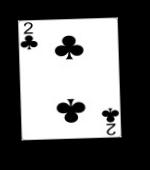
//> input picture Jungmin/C++/C2_0_57.jpg, 150 x 170 px
$ ./main   (built with g++ and OpenCV 4)
//> lines starting //> are read from the running program, lines starting //| are printed output that depends on the picture; after the words box and inside, x2 and y2 are one past the last pixel; in counts of white or black regions, pixels touching at a corner belong together
#include "opencv2/opencv.hpp"
#include <iostream>
#include <string>
#include <io.h>

using namespace cv;
using namespace std;

Mat src, dst;
Mat origin_img[52];
string origin_img_name[52];
Point2f srcQuad[4], dstQuad[4];

int preprocess_perspective();
void sort_points(Point2f rect_pts[4]);
void origin_card();
void shape_num(Mat dst);

int main()
{
	src = imread("../C2_0_57.jpg", IMREAD_GRAYSCALE);
//> src is the input picture: 170 rows x 150 cols, CV_8UC1; min 0, max 255, mean 107.4
	/*
	src = imread("", IMREAD_COLOR);
	Mat gray;
	cvtColor(img, gray, COLOR_BGR2GRAY);
	*/

	if (src.empty()) {
		cerr << "Image load failed!" <<	endl;
		return -1;
	}

	//namedWindow("image");
	//imshow("image", src);

	int a = preprocess_perspective();
	if (a == -1) {
		waitKey(0);
		destroyAllWindows();

		return 0;
	}

	imshow("dst", dst);

	origin_card();
	shape_num(dst);

	waitKey(0);
	destroyAllWindows();

	return 0;
}


int preprocess_perspective()
{
	Mat bin;
	threshold(src, bin, 100, 255, THRESH_BINARY_INV | THRESH_OTSU);
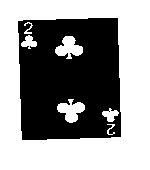
//> bin: 170 rows x 150 cols, CV_8UC1; 57.6% white; 1 black region

	vector<vector<Point>> contours;

	findContours(bin, contours, RETR_TREE, CHAIN_APPROX_SIMPLE);
//> contours = 9 contours, 2 with area under 20; largest, box (x1, y1, x2, y2) and area: (0, 0, 150, 170) 25181, (17, 17, 122, 141) 12132, (57, 99, 85, 123) 336, (55, 36, 83, 59) 335, (102, 108, 119, 122) 110, (21, 35, 37, 49) 104, (24, 22, 33, 34) 20

	//bin 소멸 가능

	RotatedRect rect_rotate;
	Point2f rect_pts[4];
	Size2f rect_wh;

	// [24 lines of commented-out code are left out]

	int i = 0;

	for (vector<Point>&pts : contours)
	{

		rect_rotate = minAreaRect(pts);
		rect_wh = rect_rotate.size;


		if ( (rect_wh.area() < 9000.)| (rect_wh.area() > 15000.))
		{
			continue;
		}

		rect_rotate.points(rect_pts);

		i += 1;
	}
//> this loop made 9 passes
//> (rect_rotate, i) on pass 2: (centre (69.2, 78.4), size (101.6, 121.7), angle -1.7, 1)
//> (rect_rotate, rect_wh) on passes 4 to 8: (centre (110, 113.5), size (13.4, 13.4), angle -45, Size(13.44, 13.44)), (centre (109, 111), size (1.4, 1.4), angle -45, Size(1.41, 1.41)), (centre (70.8, 108.2), size (23.3, 24), angle -45, Size(23.33, 24.04)), (centre (68.5, 49), size (23.3, 23.3), angle -45, Size(23.33, 23.33)), (centre (28.5, 43), size (13.4, 13.4), angle -45, Size(13.44, 13.44))
//> after the loop, i = 1

	if (i != 1)
	{
		if (i == 0)
		{
			cerr << "Cannot find Contour" << endl;
			return -1;
		}
		if (i > 1)
		{
			cerr << "too many Contours" << endl;
			return -1;
		}
	}

	sort_points(rect_pts);
	//rect_pts 소멸가능

	int w = 100;
	int h = 120;
	dstQuad[0] = Point2f(0, 0);
	dstQuad[1] = Point2f(w - 1, 0);
	dstQuad[2] = Point2f(w - 1, h - 1);
	dstQuad[3] = Point2f(0, h - 1);

	Mat pers = getPerspectiveTransform(srcQuad, dstQuad);
	warpPerspective(src, dst, pers, Size(w, h));

	return 0;
}

void sort_points(Point2f rect_pts[4])
{
	/*
	깔끔한 함수는 아니고 정렬알고리즘을 쓸까하다가
	어차피 4개의 점밖에없는거 경우의 수 나눠서 줄여보자 해서 일단 대강 짜본거
	이걸로 쓸지말지는 고민해야할문제!
	*/
	Point2f temp;

	if (rect_pts[0].y > rect_pts[1].y)
	{
		srcQuad[0] = rect_pts[1];
//> srcQuad = 4 Points (x, y): [16.61, 19.16], [0, 0], [0, 0], [0, 0]
		srcQuad[1] = rect_pts[0];
//> srcQuad = 4 Points (x, y): [16.61, 19.16], [20.3, 140.8], [0, 0], [0, 0]
	}
	else
	{
		srcQuad[0] = rect_pts[0];
		srcQuad[1] = rect_pts[1];
	}

	if (rect_pts[2].y > rect_pts[3].y)
	{
		srcQuad[2] = rect_pts[3];
		srcQuad[3] = rect_pts[2];
	}
	else
	{
		srcQuad[2] = rect_pts[2];
//> srcQuad = 4 Points (x, y): [16.61, 19.16], [20.3, 140.8], [118.1, 16.09], [0, 0]
		srcQuad[3] = rect_pts[3];
//> srcQuad = 4 Points (x, y): [16.61, 19.16], [20.3, 140.8], [118.1, 16.09], [121.8, 137.7]
	}

	if (srcQuad[1].y > srcQuad[2].y)
	{
		if (srcQuad[0].y > srcQuad[2].y)
		{
			temp = srcQuad[0];
//> temp = Point(16.61, 19.16)
			srcQuad[0] = srcQuad[2];
//> srcQuad = 4 Points (x, y): [118.1, 16.09], [20.3, 140.8], [118.1, 16.09], [121.8, 137.7]
			srcQuad[2] = temp;
//> srcQuad = 4 Points (x, y): [118.1, 16.09], [20.3, 140.8], [16.61, 19.16], [121.8, 137.7]
			if (srcQuad[2].y > srcQuad[3].y) { // 현재 2에 있는게 1에 있는 것보다 큰 값임
				temp = srcQuad[1];
				srcQuad[1] = srcQuad[3];
				srcQuad[3] = temp;
			}
			else
			{
				temp = srcQuad[1];
//> temp = Point(20.3, 140.8)
				srcQuad[1] = srcQuad[2];
//> srcQuad = 4 Points (x, y): [118.1, 16.09], [16.61, 19.16], [16.61, 19.16], [121.8, 137.7]
				srcQuad[2] = temp;
//> srcQuad = 4 Points (x, y): [118.1, 16.09], [16.61, 19.16], [20.3, 140.8], [121.8, 137.7]
				if (srcQuad[2].y > srcQuad[3].y) {
					temp = srcQuad[2];
					srcQuad[2] = srcQuad[3];
//> srcQuad = 4 Points (x, y): [118.1, 16.09], [16.61, 19.16], [121.8, 137.7], [121.8, 137.7]
					srcQuad[3] = temp;
//> srcQuad = 4 Points (x, y): [118.1, 16.09], [16.61, 19.16], [121.8, 137.7], [20.3, 140.8]
				}
			}
		}
		else
		{
			temp = srcQuad[1];
			srcQuad[1] = srcQuad[2];
			srcQuad[2] = temp;
			if (srcQuad[2].y > srcQuad[3].y) {
				temp = srcQuad[2];
				srcQuad[2] = srcQuad[3];
				srcQuad[3] = temp;
			}
		}
	}

	if (srcQuad[0].x > srcQuad[1].x) {
		temp = srcQuad[1];
//> temp = Point(16.61, 19.16)
		srcQuad[1] = srcQuad[0];
//> srcQuad = 4 Points (x, y): [118.1, 16.09], [118.1, 16.09], [121.8, 137.7], [20.3, 140.8]
		srcQuad[0] = temp;
//> srcQuad = 4 Points (x, y): [16.61, 19.16], [118.1, 16.09], [121.8, 137.7], [20.3, 140.8]
//> in preprocess_perspective, `Mat pers = getPerspectiveTransform(srcQuad, dstQuad);`: pers = [[0.974, -0.0295, -15.62], [0.0296, 0.978, -19.23], [3.08e-10, -1.87e-11, 1]]
//> in preprocess_perspective, `warpPerspective(src, dst, pers, Size(w, h));`:
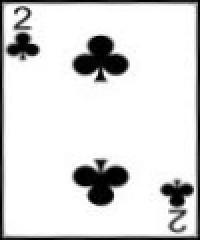
//> dst: 120 rows x 100 cols, CV_8UC1 (shown 2 times larger); min 0, max 255, mean 217.6
	}

	if (srcQuad[2].x < srcQuad[3].x) {
		temp = srcQuad[2];
		srcQuad[2] = srcQuad[3];
		srcQuad[3] = temp;
	}

}


void origin_card()
{
	string path = ".\\origin_card\\*.*";
	struct _finddata_t fd;

	int i = 0;
	intptr_t handle;
	if ((handle = _findfirst(path.c_str(), &fd)) == -1L)
	{
		cout << "No file in directory!" << endl;
	}

	do
	{
		if (fd.size != 0)
		{
			origin_img_name[i] = fd.name;
			origin_img[i] = imread(".\\origin_card\\" + origin_img_name[i], IMREAD_GRAYSCALE);
//> . cannot be read in this run, so this picture is empty
			//cout << fd.name << endl;
			i += 1;
		}

	} while (_findnext(handle, &fd) == 0);

	_findclose(handle);
}


void shape_num(Mat dst)
{
	Mat dst_abs;
	Scalar summation;
	int min_abs = 2500000;
	int index = -1;

	for (int i = 0; i < 52; i++)
	{
//> (the run ends here: the program stops with an error, at `absdiff(dst, origin_img[i], dst_abs);`)
